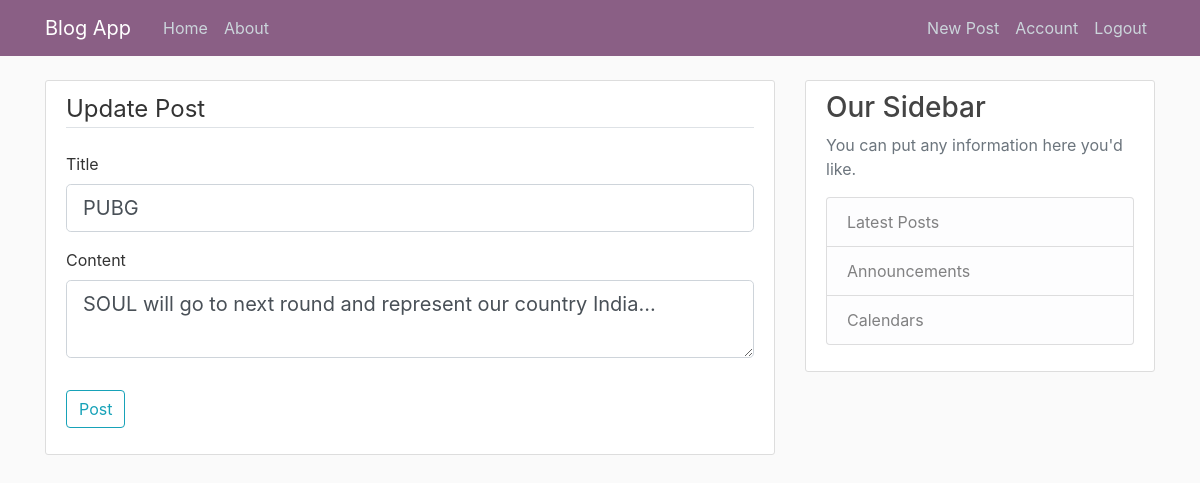
Screenshot of /post/1/update (signed in) with the database file from the repository.
### quotes/models.py (models this page shows, shortened)
class Post(db.Model):
    id = db.Column(db.Integer, primary_key=True)
    title = db.Column(db.String(100), nullable=False)
    date_posted = db.Column(db.DateTime, nullable=False,
                            default=datetime.utcnow)
    content = db.Column(db.Text, nullable=False)
    user_id = db.Column(db.Integer, db.ForeignKey('user.id'), nullable=False)

### quotes/routes.py (the view)
@app.route("/post/<int:post_id>/update", methods=['GET', 'POST'])
@login_required
def update_post(post_id):
    post = Post.query.get_or_404(post_id)
    if post.author != current_user:
        abort(403)
    form = PostForm()
    if form.validate_on_submit():
        post.title = form.title.data
        post.content = form.content.data
        db.session.commit()
        flash('Your post has been updated!', 'success')
        return redirect(url_for('post', post_id=post.id))
    elif request.method == 'GET':
        form.title.data = post.title
        form.content.data = post.content
    return render_template('create_post.html', title='Update Post',
                           form=form, legend='Update Post')

### quotes/forms.py
class PostForm(FlaskForm):
    title = StringField('Title', validators=[DataRequired()])
    content = TextAreaField('Content', validators=[DataRequired()])
    submit = SubmitField('Post')

### quotes/models.py (called while the page is built)
@login_manager.user_loader
def load_user(user_id):
    return User.query.get(int(user_id))

### quotes/templates/create_post.html (shortened to what this page needs)
{% extends "layout.html" %}
{% block content %}
<div class="content-section">
    <form method="POST" action="">
        <fieldset class="form-group">
            <legend class="border-bottom mb-4">{{ legend }}</legend>
            <div class="form-group">
                {{ form.title.label(class="form-control-label") }}
                {% if form.title.errors %}
                    {{ form.title(class="form-control form-control-lg is-invalid") }}
                    <div class="invalid-feedback">
                        {% for error in form.title.errors %}
                            <span>{{ error }}</span>
                        {% endfor %}
                    </div>
                {% else %}
                    {{ form.title(class="form-control form-control-lg") }}
                {% endif %}
            </div>
            <div class="form-group">
                {{ form.content.label(class="form-control-label") }}
                {% if form.content.errors %}
                    {{ form.content(class="form-control form-control-lg is-invalid") }}
                    <div class="invalid-feedback">
                        {% for error in form.content.errors %}
                            <span>{{ error }}</span>
                        {% endfor %}
                    </div>
                {% else %}
                    {{ form.content(class="form-control form-control-lg") }}
                {% endif %}
            </div>
        </fieldset>
        <div class="form-group">
            {{ form.submit(class="btn btn-outline-info") }}
        </div>
    </form>
</div>
{% endblock content %}

### quotes/static/main.css (style rules this page uses)
body { background: #fafafa; color: #333333; margin-top: 5rem; }
.content-section { background: #ffffff; padding: 10px 20px; border: 1px solid #dddddd; border-radius: 3px; margin-bottom: 20px; }

### rows the page displays
Post: title "PUBG", content "SOUL will go to next round and represent our country India..."

### other values shown
{{ legend }} "Update Post"
